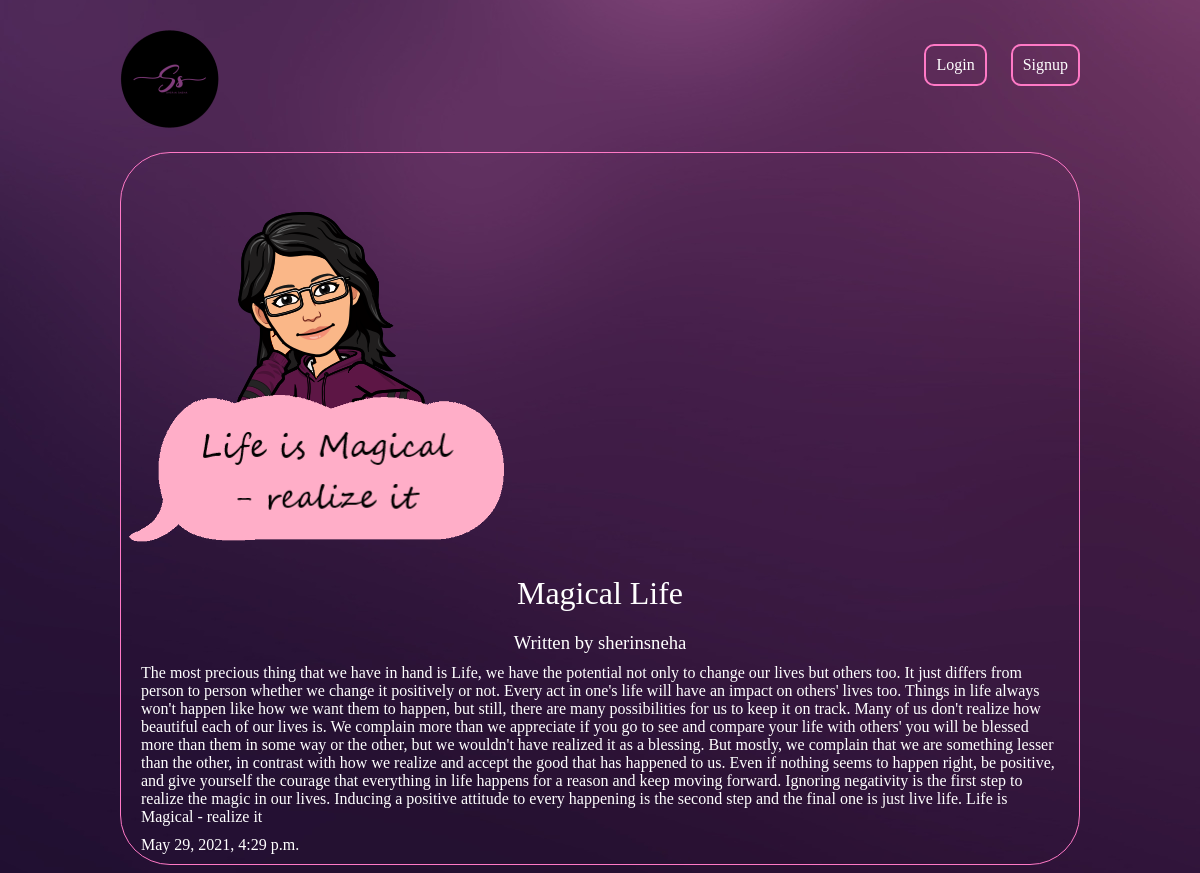
The page /articles/ML/ on the database its author committed.
### articles/models.py (models this page shows, shortened)
class Article(models.Model):
    title = models.CharField(max_length=100)
    slug = models.SlugField()
    body = models.TextField()
    date = models.DateTimeField(auto_now_add=True)
    thumb = models.ImageField(default='default.png', blank=True)
    author = models.ForeignKey(User, default=None, on_delete=models.DO_NOTHING)

### articles/views.py (the view)
# urls.py: path('<slug:slug>/', views.article_detail, name='detail'),
def article_detail(request, slug):
    article = Article.objects.get(slug=slug)
    return render(request,'articles/article_detail.html', {'article': article})

### articles/templates/articles/article_detail.html
{% extends 'base_layout.html'%}
{% block content %}
<div class="article-detail">
<div class="article">
<img src="{{article.thumb.url}}"/>
<h2>{{ article.title }}</h2>
<h3>Written by {{ article.author.username }}</h3>
<p>{{article.body}}</p>
<p>{{article.date}}</p>
</div>
</div>
{% endblock %}

### templates/base_layout.html (shortened to what this page needs)
{% load static %}
<!DOCTYPE html>
<html>
    <head>
      <link rel="stylesheet" href="{% static 'styles.css' %}">
    </head>
    <body>
        <header class="wrapper">
            </h1><a href="{% url 'home' %}"><img src="{% static 'logos.png' %}" /></a></h1>
            <nav>
              <ul>
              {% if user.is_authenticated %}
                <li>
                  <form class="logout-link" action="{% url 'accounts:logout'%}" method="post">
                    {% csrf_token %}
                    <div class="atag"><button type="submit">Logout</button></div>
                  </form>
                </li>
                <li><a href="{% url 'articles:create'%}" class="highlight">New Article</a></li>
              {% else %}
                <li><div class="atag"><a href="{% url 'accounts:login' %}">Login</a><div></li>
                <li><div class="atag"><a href="{% url 'accounts:signup' %}">Signup</a></div></li>
              {% endif %}
              </ul>
            </nav>
        </header>
        <div class="wrapper">
            {% block content %}
            {% endblock %}
        </div>
    </body>
</html>

### assets/styles.css (style rules this page uses)
body { background-color:#0f121f; background-image: url(/static/purple.png); background-repeat: no-repeat; color: #fff; }
body * { font-family: Ubuntu; }
h1, h2, h3, h4, h5 { font-weight: normal; margin: 0; }
a, a:hover, a:visited { color: #fff; text-decoration: none; }
.wrapper { max-width: 960px; margin: 0 auto; }
div.atag { padding: 10px; border: 2px solid #ff79c6; position: relative; border-radius: 10px 10px 10px 10px; }
header { display: grid; grid-template-columns: 1fr 1fr; padding: 20px 0; }
nav { justify-self: end; }
nav li { display: inline-block; margin-left: 20px; }
.article { padding-bottom: 0px; padding-top: 17px; padding-left: 17px; border: 1px solid #ff79c6; position: relative; padding-bottom: 40px; border-radius: 50px 50px 50px 50px; }
.article h2 { font-size: 1.2em; }
.article-detail .article { padding: 0; }
.article-detail .article img { max-width: 100%; }
.article-detail .article h2 { text-align: center; margin: 20px auto; font-size: 2em }
.article-detail .article h3 { text-align: center; }
.article-detail .article p { margin: 10px 20px }

### rows shown on the page
Article: thumb (picture), title "Magical Life", author.username "sherinsneha", body "The most precious thing that we have in hand is Life, we have the potential not only to change our lives but others too. It just differs from person to person whether we change it positively or not. Every act in one's life will have an impact on others' lives too. Things in life always won't happen like how we want them to happen, but still, there are many possibilities for us to keep it on track. Many of us don't realize how beautiful each of our lives is. We complain more than we appreciate if you go to see and compare your life with others' you will be blessed more than them in some way or the other, but we wouldn't have realized it as a blessing. But mostly, we complain that we are…", date "May 29, 2021, 4:29 p.m."
